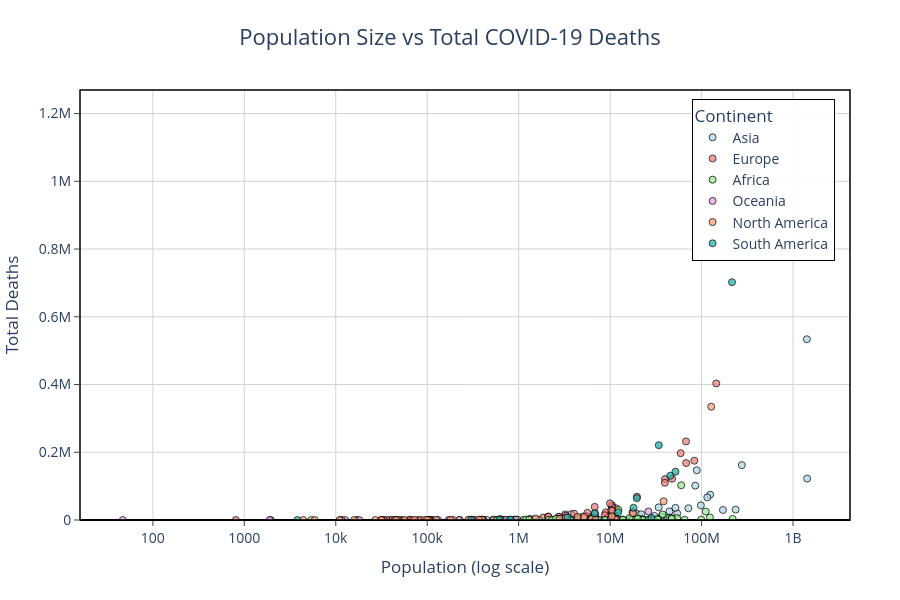

Here is the notebook cell this chart was saved with:
### Markdown cell above
## 7. Relationship Analysis: Population Size vs COVID-19 Deaths

This chart examines whether larger countries experienced proportionally more total deaths. Both axes use logarithmic scales to handle the wide range of values. Bubble size represents the death rate per million population.

### Code cell
# Prepare data for Population vs Deaths chart
pop_deaths_data = latest_country_data.dropna(subset=['population', 'total_deaths', 'deaths_per_million'])

fig_pop_deaths = px.scatter(
    pop_deaths_data,
    x='population',
    y='total_deaths',
    color='continent',
    color_discrete_map=continent_colors,
    hover_name='location',
    custom_data=['population', 'total_deaths', 'deaths_per_million', 'total_cases', 'continent'],
    log_x=True,
    title='Population Size vs Total COVID-19 Deaths',
    labels={'population': 'Population (log scale)', 
            'total_deaths': 'Total Deaths'},
    height=600
)

fig_pop_deaths.update_traces(
    marker=dict(
        size=7,
        opacity=0.75,
        line=dict(width=1, color='black')
    ),
    hovertemplate=(
        '<b>%{hovertext}</b><br>'
        '<b>Continent:</b> %{customdata[4]}<br>'
        '<b>Population:</b> %{customdata[0]:,.0f}<br>'
        '<b>Total Deaths:</b> %{customdata[1]:,.0f}<br>'
        '<b>Deaths per Million:</b> %{customdata[2]:.1f}<br>'
        '<b>Total Cases:</b> %{customdata[3]:,.0f}'
        '<extra></extra>'
    )
)

fig_pop_deaths = apply_relationship_chart_guidelines(fig_pop_deaths,
    'Population Size vs Total COVID-19 Deaths',
    'Population (log scale)',
    'Total Deaths',
    y_zero=True)

fig_pop_deaths.show()

# Save the chart
fig_pop_deaths.write_html(str(output_dir / "population_vs_deaths.html"))
print("✓ Saved: outputs/charts/population_vs_deaths.html")

### Figure 1 — Plotly figure (JSON) as saved in the notebook; plotly's stock layout.template omitted (floating-point values rounded to 4 significant figures; data arrays with more than 128 entries replaced by an {"elided": "..."} marker saying what was removed)
{"data": [{"customdata": {"elided": "50x5 mixed values"}, "hovertemplate": "<b>%{hovertext}</b><br><b>Continent:</b> %{customdata[4]}<br><b>Population:</b> %{customdata[0]:,.0f}<br><b>Total Deaths:</b> %{customdata[1]:,.0f}<br><b>Deaths per Million:</b> %{customdata[2]:.1f}<br><b>Total Cases:</b> %{customdata[3]:,.0f}<extra></extra>", "hovertext": ["Afghanistan", "Armenia", "Azerbaijan", "Bahrain", "Bangladesh", "Bhutan", "Brunei", "Cambodia", "China", "East Timor", "Georgia", "Hong Kong", "India", "Indonesia", "Iran", "Iraq", "Israel", "Japan", "Jordan", "Kazakhstan", "Kuwait", "Kyrgyzstan", "Laos", "Lebanon", "Macao", "Malaysia", "Maldives", "Mongolia", "Myanmar", "Nepal", "North Korea", "Oman", "Pakistan", "Palestine", "Philippines", "Qatar", "Saudi Arabia", "Singapore", "South Korea", "Sri Lanka", "Syria", "Taiwan", "Tajikistan", "Thailand", "Turkey", "Turkmenistan", "United Arab Emirates", "Uzbekistan", "Vietnam", "Yemen"], "legendgroup": "Asia", "marker": {"color": "lightblue", "line": {"color": "black", "width": 1}, "opacity": 0.75, "size": 7, "symbol": "circle"}, "mode": "markers", "name": "Asia", "orientation": "v", "showlegend": true, "type": "scatter", "x": [41130000.0, 2780000.0, 10360000.0, 1472000.0, 171200000.0, 782500.0, 449000.0, 16770000.0, 1426000000.0, 1341000.0, 3744000.0, 7489000.0, 1417000000.0, 275500000.0, 88550000.0, 44500000.0, 9449000.0, 124000000.0, 11290000.0, 19400000.0, 4269000.0, 6631000.0, 7529000.0, 5490000.0, 695200.0, 33940000.0, 523800.0, 3398000.0, 54180000.0, 30550000.0, 26070000.0, 4576000.0, 235800000.0, 5250000.0, 115600000.0, 2695000.0, 36410000.0, 5637000.0, 51820000.0, 21830000.0, 22130000.0, 23890000.0, 9953000.0, 71700000.0, 85340000.0, 6431000.0, 9441000.0, 34630000.0, 98190000.0, 33700000.0], "xaxis": "x", "y": [7998.0, 8777.0, 10350.0, 1536.0, 29500.0, 21.0, 179.0, 3056.0, 122300.0, 138.0, 17150.0, 0.0, 533600.0, 162100.0, 146800.0, 25380.0, 12710.0, 74690.0, 14120.0, 19070.0, 2570.0, 1024.0, 671.0, 10950.0, 0.0, 37350.0, 316.0, 2136.0, 19490.0, 12030.0, 0.0, 4628.0, 30660.0, 5708.0, 66860.0, 690.0, 9646.0, 2024.0, 35930.0, 16910.0, 3163.0, 0.0, 125.0, 34720.0, 101400.0, 0.0, 2349.0, 1016.0, 43210.0, 2159.0], "yaxis": "y"}, {"customdata": {"elided": "50x5 mixed values"}, "hovertemplate": "<b>%{hovertext}</b><br><b>Continent:</b> %{customdata[4]}<br><b>Population:</b> %{customdata[0]:,.0f}<br><b>Total Deaths:</b> %{customdata[1]:,.0f}<br><b>Deaths per Million:</b> %{customdata[2]:.1f}<br><b>Total Cases:</b> %{customdata[3]:,.0f}<extra></extra>", "hovertext": ["Albania", "Andorra", "Austria", "Belarus", "Belgium", "Bosnia and Herzegovina", "Bulgaria", "Croatia", "Cyprus", "Czechia", "Denmark", "Estonia", "Faroe Islands", "Finland", "France", "Germany", "Gibraltar", "Greece", "Guernsey", "Hungary", "Iceland", "Ireland", "Isle of Man", "Italy", "Jersey", "Latvia", "Liechtenstein", "Lithuania", "Luxembourg", "Malta", "Moldova", "Monaco", "Montenegro", "Netherlands", "North Macedonia", "Norway", "Poland", "Portugal", "Romania", "Russia", "San Marino", "Serbia", "Slovakia", "Slovenia", "Spain", "Sweden", "Switzerland", "Ukraine", "United Kingdom", "Vatican"], "legendgroup": "Europe", "marker": {"color": "lightcoral", "line": {"color": "black", "width": 1}, "opacity": 0.75, "size": 7, "symbol": "circle"}, "mode": "markers", "name": "Europe", "orientation": "v", "showlegend": true, "type": "scatter", "x": [2842000.0, 79840.0, 8940000.0, 9535000.0, 11660000.0, 3234000.0, 6782000.0, 4030000.0, 896000.0, 10490000.0, 5882000.0, 1326000.0, 53120.0, 5541000.0, 67810000.0, 83370000.0, 32680.0, 10380000.0, 63330.0, 9967000.0, 372900.0, 5023000.0, 84530.0, 59040000.0, 110800.0, 1851000.0, 39360.0, 2750000.0, 647600.0, 533300.0, 3273000.0, 36490.0, 627100.0, 17560000.0, 2094000.0, 5434000.0, 39860000.0, 10270000.0, 19660000.0, 144700000.0, 33690.0, 6872000.0, 5643000.0, 2120000.0, 47560000.0, 10550000.0, 8740000.0, 39700000.0, 67510000.0, 808.0], "xaxis": "x", "y": [3605.0, 159.0, 22530.0, 7118.0, 34340.0, 16390.0, 38700.0, 18750.0, 1451.0, 43510.0, 9693.0, 2998.0, 28.0, 11470.0, 168100.0, 175000.0, 113.0, 39260.0, 67.0, 49050.0, 186.0, 9744.0, 116.0, 197300.0, 161.0, 7475.0, 89.0, 9810.0, 1000.0, 922.0, 12240.0, 67.0, 2654.0, 22990.0, 9978.0, 5732.0, 120700.0, 28810.0, 68820.0, 403200.0, 126.0, 18060.0, 21230.0, 10080.0, 121900.0, 27400.0, 14170.0, 109900.0, 232100.0, 0.0], "yaxis": "y"}, {"customdata": {"elided": "58x5 mixed values"}, "hovertemplate": "<b>%{hovertext}</b><br><b>Continent:</b> %{customdata[4]}<br><b>Population:</b> %{customdata[0]:,.0f}<br><b>Total Deaths:</b> %{customdata[1]:,.0f}<br><b>Deaths per Million:</b> %{customdata[2]:.1f}<br><b>Total Cases:</b> %{customdata[3]:,.0f}<extra></extra>", "hovertext": ["Algeria", "Angola", "Benin", "Botswana", "Burkina Faso", "Burundi", "Cameroon", "Cape Verde", "Central African Republic", "Chad", "Comoros", "Congo", "Cote d'Ivoire", "Democratic Republic of Congo", "Djibouti", "Egypt", "Equatorial Guinea", "Eritrea", "Eswatini", "Ethiopia", "Gabon", "Gambia", "Ghana", "Guinea", "Guinea-Bissau", "Kenya", "Lesotho", "Liberia", "Libya", "Madagascar", "Malawi", "Mali", "Mauritania", "Mauritius", "Mayotte", "Morocco", "Mozambique", "Namibia", "Niger", "Nigeria", "Reunion", "Rwanda", "Saint Helena", "Sao Tome and Principe", "Senegal", "Seychelles", "Sierra Leone", "Somalia", "South Africa", "South Sudan", "Sudan", "Tanzania", "Togo", "Tunisia", "Uganda", "Western Sahara", "Zambia", "Zimbabwe"], "legendgroup": "Africa", "marker": {"color": "lightgreen", "line": {"color": "black", "width": 1}, "opacity": 0.75, "size": 7, "symbol": "circle"}, "mode": "markers", "name": "Africa", "orientation": "v", "showlegend": true, "type": "scatter", "x": [44900000.0, 35590000.0, 13350000.0, 2630000.0, 22670000.0, 12890000.0, 27910000.0, 593200.0, 5579000.0, 17720000.0, 836800.0, 5970000.0, 28160000.0, 99010000.0, 1121000.0, 111000000.0, 1675000.0, 3684000.0, 1202000.0, 123400000.0, 2389000.0, 2706000.0, 33480000.0, 13860000.0, 2106000.0, 54030000.0, 2306000.0, 5303000.0, 6812000.0, 29610000.0, 20410000.0, 22590000.0, 4736000.0, 1299000.0, 326100.0, 37460000.0, 32970000.0, 2567000.0, 26210000.0, 218500000.0, 974100.0, 13780000.0, 5401.0, 227400.0, 17320000.0, 107100.0, 8606000.0, 17600000.0, 59890000.0, 10910000.0, 46870000.0, 65500000.0, 8849000.0, 12360000.0, 47250000.0, 576000.0, 20020000.0, 16320000.0], "xaxis": "x", "y": [6881.0, 1937.0, 163.0, 2801.0, 400.0, 15.0, 1974.0, 417.0, 113.0, 194.0, 160.0, 389.0, 835.0, 1474.0, 189.0, 24830.0, 183.0, 103.0, 1427.0, 7574.0, 307.0, 372.0, 1462.0, 468.0, 177.0, 5689.0, 709.0, 294.0, 6437.0, 1428.0, 2686.0, 743.0, 997.0, 1073.0, 187.0, 16300.0, 2252.0, 4108.0, 315.0, 3155.0, 921.0, 1468.0, 0.0, 80.0, 1971.0, 172.0, 126.0, 1361.0, 102600.0, 147.0, 5046.0, 846.0, 290.0, 29420.0, 3632.0, 0.0, 4077.0, 5740.0], "yaxis": "y"}, {"customdata": [[44295, 34, 767.6, 8359, "Oceania"], [26177410, 25236, 964.0, 11861161, "Oceania"], [17032, 2, 117.4, 7345, "Oceania"], [929769, 885, 951.9, 69047, "Oceania"], [306292, 650, 2122.0, 79387, "Oceania"], [171783, 419, 2439.0, 52287, "Oceania"], [131237, 24, 182.9, 5085, "Oceania"], [41593, 17, 408.7, 16297, "Oceania"], [114178, 65, 569.3, 31765, "Oceania"], [12691, 1, 78.8, 5393, "Oceania"], [289959, 314, 1083.0, 80163, "Oceania"], [5185289, 4284, 826.2, 2639048, "Oceania"], [1952, 0, 0, 1074, "Oceania"], [49574, 41, 827.0, 14912, "Oceania"], [18084, 10, 553.0, 6372, "Oceania"], [10142625, 670, 66.06, 46864, "Oceania"], [47, 0, 0, 4, "Oceania"], [222390, 31, 139.4, 17057, "Oceania"], [724272, 199, 274.8, 25954, "Oceania"], [1893, 0, 0, 80, "Oceania"], [106867, 12, 112.3, 16976, "Oceania"], [11335, 1, 88.22, 2943, "Oceania"], [326744, 14, 42.85, 12019, "Oceania"], [11596, 9, 776.1, 3760, "Oceania"]], "hovertemplate": "<b>%{hovertext}</b><br><b>Continent:</b> %{customdata[4]}<br><b>Population:</b> %{customdata[0]:,.0f}<br><b>Total Deaths:</b> %{customdata[1]:,.0f}<br><b>Deaths per Million:</b> %{customdata[2]:.1f}<br><b>Total Cases:</b> %{customdata[3]:,.0f}<extra></extra>", "hovertext": ["American Samoa", "Australia", "Cook Islands", "Fiji", "French Polynesia", "Guam", "Kiribati", "Marshall Islands", "Micronesia (country)", "Nauru", "New Caledonia", "New Zealand", "Niue", "Northern Mariana Islands", "Palau", "Papua New Guinea", "Pitcairn", "Samoa", "Solomon Islands", "Tokelau", "Tonga", "Tuvalu", "Vanuatu", "Wallis and Futuna"], "legendgroup": "Oceania", "marker": {"color": "plum", "line": {"color": "black", "width": 1}, "opacity": 0.75, "size": 7, "symbol": "circle"}, "mode": "markers", "name": "Oceania", "orientation": "v", "showlegend": true, "type": "scatter", "x": [44300.0, 26180000.0, 17030.0, 929800.0, 306300.0, 171800.0, 131200.0, 41590.0, 114200.0, 12690.0, 290000.0, 5185000.0, 1952.0, 49570.0, 18080.0, 10140000.0, 47.0, 222400.0, 724300.0, 1893.0, 106900.0, 11340.0, 326700.0, 11600.0], "xaxis": "x", "y": [34.0, 25240.0, 2.0, 885.0, 650.0, 419.0, 24.0, 17.0, 65.0, 1.0, 314.0, 4284.0, 0.0, 41.0, 10.0, 670.0, 0.0, 31.0, 199.0, 0.0, 12.0, 1.0, 14.0, 9.0], "yaxis": "y"}, {"customdata": {"elided": "41x5 mixed values"}, "hovertemplate": "<b>%{hovertext}</b><br><b>Continent:</b> %{customdata[4]}<br><b>Population:</b> %{customdata[0]:,.0f}<br><b>Total Deaths:</b> %{customdata[1]:,.0f}<br><b>Deaths per Million:</b> %{customdata[2]:.1f}<br><b>Total Cases:</b> %{customdata[3]:,.0f}<extra></extra>", "hovertext": ["Anguilla", "Antigua and Barbuda", "Aruba", "Bahamas", "Barbados", "Belize", "Bermuda", "Bonaire Sint Eustatius and Saba", "British Virgin Islands", "Canada", "Cayman Islands", "Costa Rica", "Cuba", "Curacao", "Dominica", "Dominican Republic", "El Salvador", "Greenland", "Grenada", "Guadeloupe", "Guatemala", "Haiti", "Honduras", "Jamaica", "Martinique", "Mexico", "Montserrat", "Nicaragua", "Panama", "Puerto Rico", "Saint Barthelemy", "Saint Kitts and Nevis", "Saint Lucia", "Saint Martin (French part)", "Saint Pierre and Miquelon", "Saint Vincent and the Grenadines", "Sint Maarten (Dutch part)", "Trinidad and Tobago", "Turks and Caicos Islands", "United States", "United States Virgin Islands"], "legendgroup": "North America", "marker": {"color": "lightsalmon", "line": {"color": "black", "width": 1}, "opacity": 0.75, "size": 7, "symbol": "circle"}, "mode": "markers", "name": "North America", "orientation": "v", "showlegend": true, "type": "scatter", "x": [15880.0, 93770.0, 106500.0, 410000.0, 281600.0, 405300.0, 64210.0, 27050.0, 31330.0, 38450000.0, 68720.0, 5181000.0, 11210000.0, 191200.0, 72760.0, 11230000.0, 6336000.0, 56490.0, 125500.0, 395800.0, 17840000.0, 11590000.0, 10430000.0, 2827000.0, 367500.0, 127500000.0, 4413.0, 6948000.0, 4409000.0, 3252000.0, 10990.0, 47680.0, 179900.0, 31820.0, 5885.0, 104000.0, 44190.0, 1531000.0, 45730.0, 338300000.0, 99480.0], "xaxis": "x", "y": [12.0, 146.0, 292.0, 849.0, 593.0, 688.0, 165.0, 41.0, 64.0, 55280.0, 37.0, 9372.0, 8530.0, 305.0, 74.0, 4384.0, 4230.0, 21.0, 238.0, 1021.0, 20200.0, 860.0, 11110.0, 3611.0, 1104.0, 334600.0, 8.0, 245.0, 8748.0, 5938.0, 5.0, 46.0, 410.0, 46.0, 2.0, 124.0, 92.0, 4390.0, 40.0, 1193000.0, 132.0], "yaxis": "y"}, {"customdata": [[45510324, 130663, 2871.0, 10101218, "South America"], [12224114, 22387, 1831.0, 1212147, "South America"], [215313504, 702116, 3261.0, 37511921, "South America"], [19603736, 64482, 3289.0, 5401126, "South America"], [51874028, 142727, 2751.0, 6391876, "South America"], [18001002, 36050, 2003.0, 1077445, "South America"], [3801, 0, 0, 1923, "South America"], [304568, 413, 1356.0, 98041, "South America"], [808727, 1302, 1610.0, 74443, "South America"], [6780745, 19880, 2932.0, 735759, "South America"], [34049588, 220975, 6490.0, 4526977, "South America"], [618046, 1406, 2275.0, 82501, "South America"], [3422796, 7682, 2244.0, 1041346, "South America"], [28301700, 5856, 206.9, 552695, "South America"]], "hovertemplate": "<b>%{hovertext}</b><br><b>Continent:</b> %{customdata[4]}<br><b>Population:</b> %{customdata[0]:,.0f}<br><b>Total Deaths:</b> %{customdata[1]:,.0f}<br><b>Deaths per Million:</b> %{customdata[2]:.1f}<br><b>Total Cases:</b> %{customdata[3]:,.0f}<extra></extra>", "hovertext": ["Argentina", "Bolivia", "Brazil", "Chile", "Colombia", "Ecuador", "Falkland Islands", "French Guiana", "Guyana", "Paraguay", "Peru", "Suriname", "Uruguay", "Venezuela"], "legendgroup": "South America", "marker": {"color": "lightseagreen", "line": {"color": "black", "width": 1}, "opacity": 0.75, "size": 7, "symbol": "circle"}, "mode": "markers", "name": "South America", "orientation": "v", "showlegend": true, "type": "scatter", "x": [45510000.0, 12220000.0, 215300000.0, 19600000.0, 51870000.0, 18000000.0, 3801.0, 304600.0, 808700.0, 6781000.0, 34050000.0, 618000.0, 3423000.0, 28300000.0], "xaxis": "x", "y": [130700.0, 22390.0, 702100.0, 64480.0, 142700.0, 36050.0, 0.0, 413.0, 1302.0, 19880.0, 221000.0, 1406.0, 7682.0, 5856.0], "yaxis": "y"}], "layout": {"font": {"size": 14}, "height": 600, "legend": {"bgcolor": "rgba(255,255,255,0.9)", "bordercolor": "black", "borderwidth": 1, "orientation": "v", "title": {"text": "Continent"}, "tracegroupgap": 0, "x": 0.98, "xanchor": "right", "y": 0.98, "yanchor": "top"}, "margin": {"b": 80, "l": 80, "r": 50, "t": 90}, "paper_bgcolor": "white", "plot_bgcolor": "white", "shapes": [{"fillcolor": "rgba(0,0,0,0)", "line": {"color": "black", "width": 1.5}, "type": "rect", "x0": 0, "x1": 1, "xref": "paper", "y0": 0, "y1": 1, "yref": "paper"}], "title": {"font": {"size": 22}, "text": "Population Size vs Total COVID-19 Deaths", "x": 0.5, "xanchor": "center"}, "xaxis": {"anchor": "y", "domain": [0, 1], "gridcolor": "lightgray", "showgrid": true, "tickangle": 0, "ticks": "outside", "title": {"text": "Population (log scale)"}, "type": "log", "zeroline": true, "zerolinecolor": "black"}, "yaxis": {"anchor": "x", "domain": [0, 1], "gridcolor": "lightgray", "rangemode": "tozero", "showgrid": true, "tickangle": 0, "ticks": "outside", "title": {"text": "Total Deaths"}, "zeroline": true, "zerolinecolor": "black"}}}
